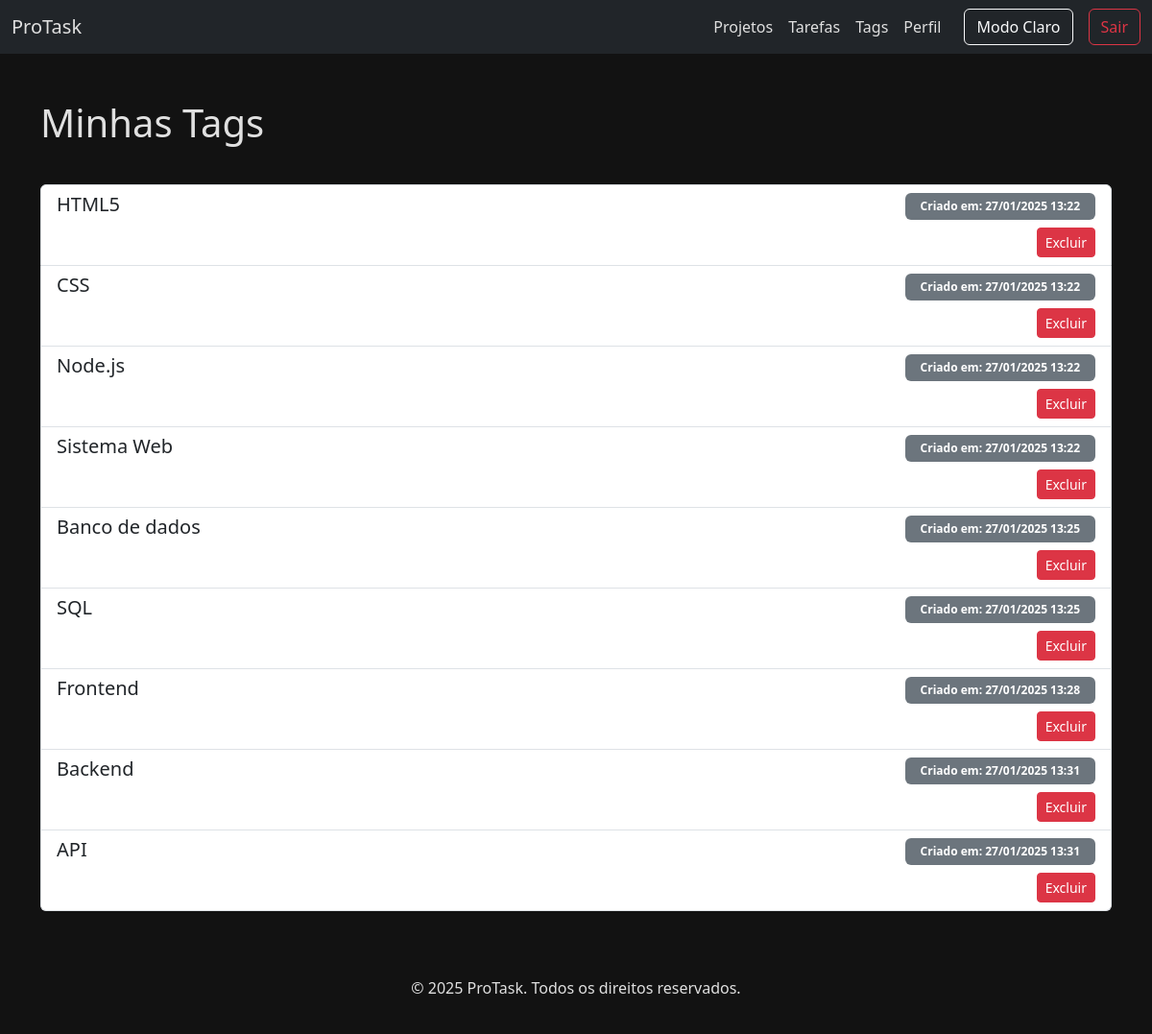
The app's page /tags (signed in), older data.
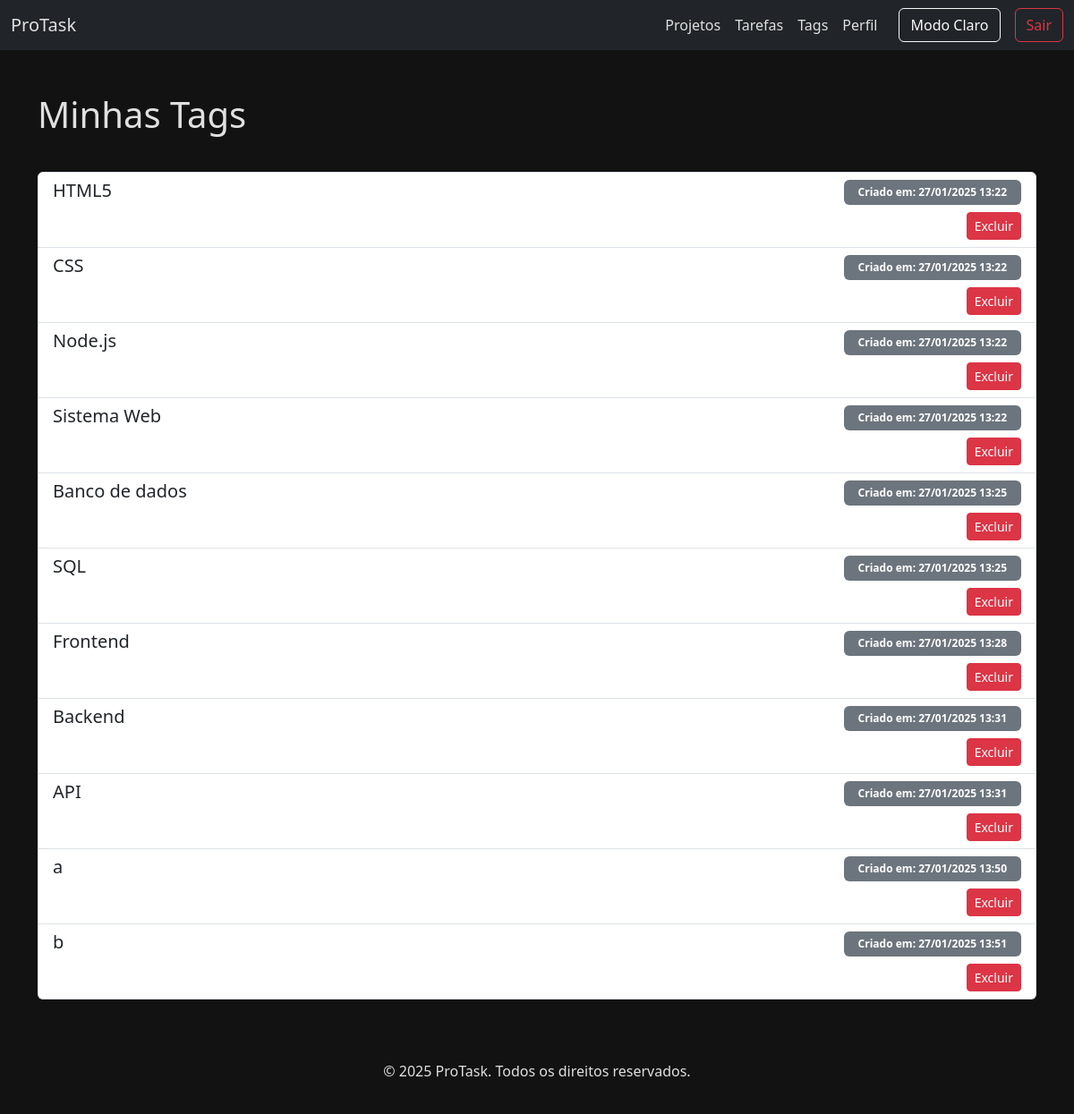
The same page, newer data.
### controle_tarefa/models.py (models this page shows, shortened)
class Tag(models.Model):
    nome = models.CharField(max_length=50, unique=True)
    data_criacao = models.DateTimeField(auto_now_add=True)

### controle_tarefa/views.py (the view)
# urls.py: path('tags', views.tags, name='tags'),
@login_required(login_url='/auth/login')
def tags(request):
    tags = Tag.objects.all()
    return render(request, 'tags.html', {'tags': tags})

### controle_tarefa/templates/tags.html (shortened to what this page needs)
{% extends 'base.html' %}
{% block content %}
<div class="container my-5">
    <div class="d-flex justify-content-between align-items-center mb-3">
        <h1 class="mb-4">Minhas Tags</h1>
    </div>
    {% if tags %}
        <ul class="list-group">
            {% for tag in tags %}
                <li class="list-group-item">
                    <div class="d-flex justify-content-between align-items-center">
                        <h5 class="mb-1">{{ tag.nome }}</h5>
                        <span class="badge bg-secondary px-3 py-2">
                            Criado em: {{ tag.data_criacao|date:"d/m/Y H:i" }}
                        </span>
                    </div>
                    <div class="d-flex justify-content-end mt-2">
                        <form method="post" action="{% url 'tag_excluir' tag.id %}" onsubmit="return confirm('Tem certeza que deseja excluir esta tag?');">
                            <button type="submit" class="btn btn-sm btn-danger">Excluir</button>
                        </form>
                    </div>
                </li>
            {% endfor %}
        </ul>
    {% else %}
        <p class="text-muted">Você ainda não possui tags cadastradas.</p>
    {% endif %}
</div>
{% endblock %}

Row changes from the older to the newer data that the page shows:
added Tag: nome "a", data_criacao "27/01/2025 13:50"
added Tag: nome "b", data_criacao "27/01/2025 13:51"
